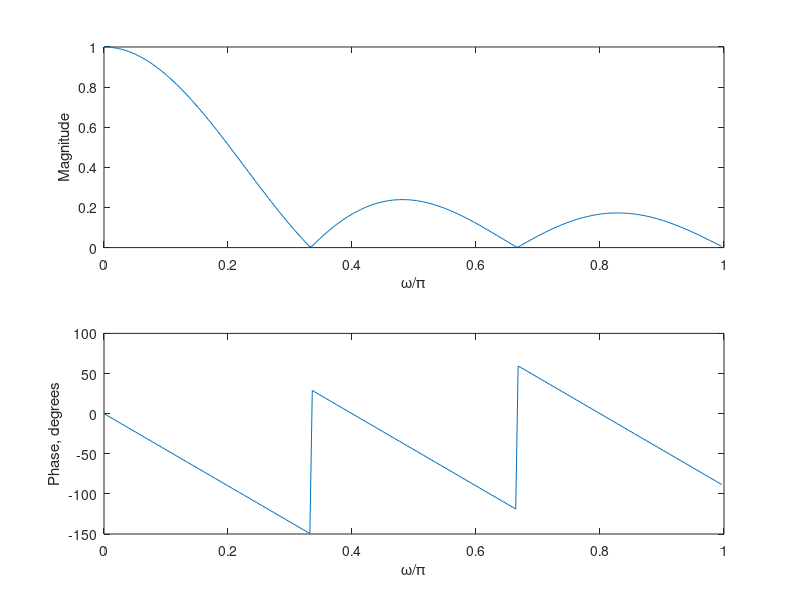

MATLAB code for this plot:
h = ones(1,6)/6; 
[H,w] = freqz(h, 1, 256);
subplot(211)
plot(w/pi, abs(H));
ylabel('Magnitude'); xlabel('\omega/\pi');
subplot(212)
ph = angle(H)*180/pi;
plot(w/pi,angle(H)*180/pi);
ylabel('Phase, degrees');xlabel('\omega/\pi');
